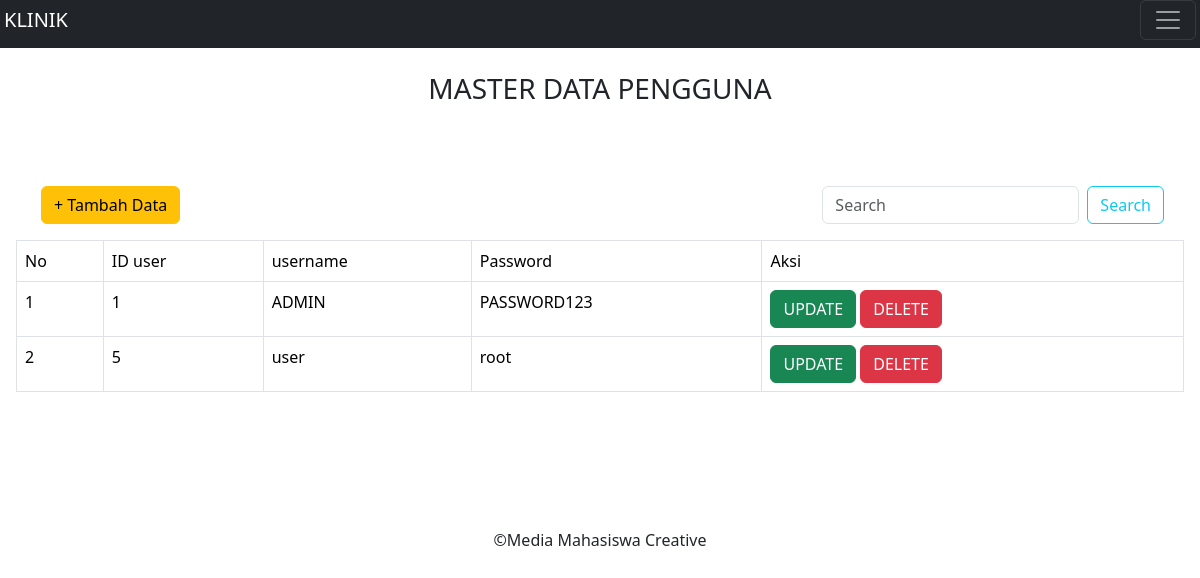
Screenshot of /Home/pengguna.php (signed in) with the database file from the repository.
### tables this page shows
CREATE TABLE `pengguna` (
  `id_user` int(11) NOT NULL,
  `username` varchar(255) DEFAULT NULL,
  `pass` varchar(255) DEFAULT NULL
);

### HillCipher/dekripsi.php (called while the page is built, shortened)
<?php
$kunci = [
  [21, 31, 23],
  [1, 4, 5],
  [3, 7, 78],
];
function textToAsciii($plaintext)
{
  $result = [];
  for ($i = 0; $i < strlen($plaintext); $i++) {
    $charCode = ord($plaintext[$i]);
    $result[] = $charCode;
  }
  return $result;
}
function matrixTo1DArrayy($matrix)
{
  $result = [];
  for ($i = 0; $i < count($matrix); $i++) {
    for ($j = 0; $j < count($matrix[$i]); $j++) {
      $result[] = $matrix[$i][$j];
    }
  }
  return $result;
}
function asciiToTextt($asciiArray)
{
  $result = "";
  for ($i = 0; $i < count($asciiArray); $i++) {
    $char = chr($asciiArray[$i]);
    $result .= $char;
  }
  return $result;
}
function bagiBlokk($arr, $baris, $kolom)
{
  $matrix = [];
  $index = 0;
  for ($i = 0; $i < $baris; $i++) {
    $barisBaru = [];
    for ($j = 0; $j < $kolom; $j++) {
      if ($index < count($arr)) {
        $barisBaru[] = $arr[$index];
        $index++;
      } else {
        $barisBaru[] = null;
      }
    }
    $matrix[] = $barisBaru;
  }
  return $matrix;
}
function determinannnn($key)
{
  return (
    $key[0][0] * $key[1][1] * $key[2][2] +
    $key[0][1] * $key[1][2] * $key[2][0] +
    $key[0][2] * $key[1][0] * $key[2][1] -
    ($key[2][0] * $key[1][1] * $key[0][2] +
      $key[2][1] * $key[1][2] * $key[0][0] +
      $key[2][2] * $key[1][0] * $key[0][1])
  );
}
function kofaktort($key)
{
  $hasilKofaktor = [];
  for ($i = 0; $i < 3; $i++) {
    $hasilKofaktor[$i] = [];
  }
  $a = $key[1][1] * $key[2][2] - $key[2][1] * $key[1][2];
  $b = - ($key[1][0] * $key[2][2] - $key[2][0] * $key[1][2]);
  $c = $key[1][0] * $key[2][1] - $key[2][0] * $key[1][1];
  $d = - ($key[0][1] * $key[2][2] - $key[2][1] * $key[0][2]);
  $e = $key[0][0] * $key[2][2] - $key[2][0] * $key[0][2];
  $f = - ($key[0][0] * $key[2][1] - $key[2][0] * $key[0][1]);
  $g = $key[0][1] * $key[1][2] - $key[1][1] * $key[0][2];
  $h = - ($key[0][0] * $key[1][2] - $key[1][0] * $key[0][2]);
  $i = $key[0][0] * $key[1][1] - $key[1][0] * $key[0][1];
  $hasilKofaktor[0][0] = $a;
  $hasilKofaktor[0][1] = $b;
  $hasilKofaktor[0][2] = $c;
  $hasilKofaktor[1][0] = $d;
  $hasilKofaktor[1][1] = $e;
  $hasilKofaktor[1][2] = $f;
  $hasilKofaktor[2][0] = $g;
  $hasilKofaktor[2][1] = $h;
  $hasilKofaktor[2][2] = $i;
  return $hasilKofaktor;
}
function adjoinn($kofaktor)
{
  $hasilAdj = [];
  for ($i = 0; $i < 3; $i++) {
    $hasilAdj[$i] = [];
    for ($j = 0; $j < 3; $j++) {
      $hasilAdj[$i][$j] = $kofaktor[$j][$i];
    }
  }
  return $hasilAdj;
}
function gcdExtended($a, $b)
{
  if ($a === 0) {
    return [$b, 0, 1];
  }
  list($gcd, $x1, $y1) = gcdExtended($b % $a, $a);
  $x = $y1 - floor($b / $a) * $x1;
  $y = $x1;
  return [$gcd, $x, $y];
}
function findModuloResult($a, $m)
{
  list($gcd, $x, $y) = gcdExtended($a, $m);
  if ($gcd !== 1) {
    return -1;
  } else {
    return $x;
  }
}
function kaliDekrip($ciper, $invers)
{
  $hasil = [];
  for ($i = 0; $i < count($ciper); $i++) {
    $hasil[$i] = [];
    for ($j = 0; $j < count($invers); $j++) {
      $sum = 0;
      for ($k = 0; $k < count($invers); $k++) {
        $sum += $ciper[$i][$k] * $invers[$j][$k];
      }
      $hasil[$i][$j] = $sum;
    }
  }
  return $hasil;
}
function modDekrip($dekripSementara)
{
  $hasil = [];
  for ($i = 0; $i < count($dekripSementara); $i++) {
    $hasil[$i] = [];
    for ($j = 0; $j < 3; $j++) {
      if ($dekripSementara[$i][$j] < 0) {
        $value = $dekripSementara[$i][$j];
        $modulus = 128;
        $hasil[$i][$j] = (($value % $modulus) + $modulus) % $modulus;
      } else {
        $hasil[$i][$j] = $dekripSementara[$i][$j] % 128;
      }
    }
  }
  return $hasil;
}
function modAdj($determinanMod, $adjoin)
{
  $hasil = [];
  for ($i = 0; $i < count($adjoin); $i++) {
    $hasil[$i] = [];
    for ($j = 0; $j < count($adjoin); $j++) {
      $hasil[$i][$j] = ($adjoin[$i][$j] * $determinanMod) % 128;
    }
  }
  return $hasil;
}
function DekripsiHillCipher($cipertext, $kunci)
{
  $AngkaText = textToAsciii($cipertext);
  $hslDeterminan = determinannnn($kunci);
  $modDeterminan = $hslDeterminan % 128;
  $konv = kofaktort($kunci);
  $adj = adjoinn($konv);
  $modDet = findModuloResult($modDeterminan, 128);
  $hslInvers = modAdj($modDet, $adj);
  $blokMatrik = bagiBlokk($AngkaText, count($AngkaText) / 3, 3);
  $dekripSementara = kaliDekrip($blokMatrik, $hslInvers);
  $arraySatuDimensi = matrixTo1DArrayy(modDekrip($dekripSementara));
  $plaintextDariAscii = asciiToTextt($arraySatuDimensi);
  return $plaintextDariAscii;
}

### Home/pengguna.php (the view, shortened to what this page needs)
<?php
include '../layout/header.php';
require '../HillCipher/enkripsi.php';
?>
<html>
<head>
</head>
<body>
    <?php
    $kdb = koneksidatabase();
    $a = @$_GET["a"];
    switch ($a) {
        default:
            curd_read($kunci);
            break;
    }
    function curd_read($kunci)
    {
        global $kdb;
        if (isset($_POST["cari2"])) {
            $cari = enkripsiHillCipher($_POST["cari"], $kunci);
            $query = "SELECT * from pengguna where id_user LIKE ?
                      or username LIKE ?
                      or pass LIKE ?";
            $stmt = mysqli_prepare($kdb, $query);
            if ($stmt) {
                $param = "%" . $cari . "%";
                mysqli_stmt_bind_param($stmt, "sss", $param, $param, $param);
                mysqli_stmt_execute($stmt);
                $hasil = mysqli_stmt_get_result($stmt);
            } else {
                die(mysqli_error($kdb));
            }
        } else {
            $hasil = sql_select();
        }
    ?>
        <center>
            <H3> MASTER DATA PENGGUNA </H3>
            <br><br><br>
            <ul class="bagan">
               <li class="area_tmbhdta"><a href="pengguna.php?a=tambah" class="btn btn-warning" style="margin-left: 5px;">+ Tambah Data    </a></li>
               <li class="area_cari">
                   <form class="d-flex " role="search" action="" method="post">
                       <input class="form-control me-2" type="text" name="cari" placeholder="Search" aria-label="Search">
                       <button class="btn btn-outline-info" type="submit" name="cari2" value="cari">Search</button>
                    </form>
                </li>
            </ul>
        </center>
        <center>
            <table class="table table-bordered">
                <tr>
                    <td>No</td>
                    <td>ID user</td>
                    <td>username</td>
                    <td>Password</td>
                    <td>Aksi</td>
                </tr>
                <?php
                require_once '../HillCipher/dekripsi.php';
                while ($baris = mysqli_fetch_array($hasil)) {
                    $dekripusername = DekripsiHillCipher($baris['username'], $kunci);
                    $dekrippassword = DekripsiHillCipher($baris['pass'], $kunci);
                ?>
                    <tr>
                        <td><?php echo $i; ?></td>
                        <td><?php echo $baris['id_user']; ?></td>
                        <td><?php echo $dekripusername; ?></td>
                        <td><?php echo $dekrippassword; ?></td>
                        <td>
                            <a href="pengguna.php
            ?a=edit&id=<?php echo $baris['id_user']; ?>" class="btn btn-success ">UPDATE</a>
                            <a href="pengguna.php
            ?a=hapus&id=<?php echo $baris['id_user']; ?>" class="btn btn-danger ">DELETE</a>
                        </td>
                    </tr>
                <?php
                    $i++;
                }
                ?>
            </table>
        </center>
    <?php
    }
    ?>
    <?php
    function koneksidatabase()
    {
        include('../koneksi/koneksi.php');
        return $kdb;
    }
    function sql_select()
    {
        global $kdb;
        $sql = " select * from pengguna ";
        $hasil = mysqli_query($kdb, $sql) or die(mysql_error());
        return $hasil;
    }
    ?>
    <?php
    include '../layout/F1.php';
    ?>

### rows the page displays
pengguna: id_user "1", username "ADMIN", pass "PASSWORD123"
pengguna: id_user "5", username "user", pass "root"
